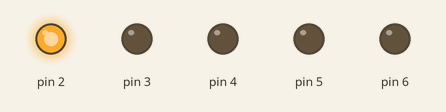
Recording of a sketch running on a simulated Arduino Uno, built with avr-gcc and run on an emulated ATmega328P. Parts: output pins drawn as LEDs (lit = HIGH).

Above: at 0.2 s.
At 1.2 s:
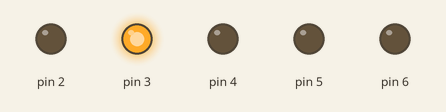
At 2.2 s:
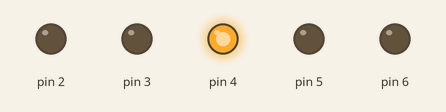
At 4.2 s:
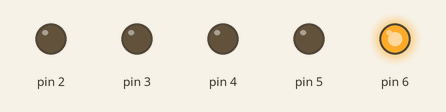
At 6.2 s:
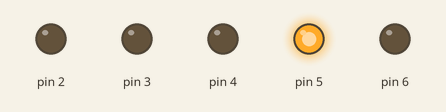
At 9.2 s:
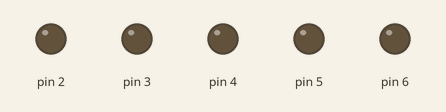
Timing chart, 0 to 9.8 s (numbered marks = the images above):
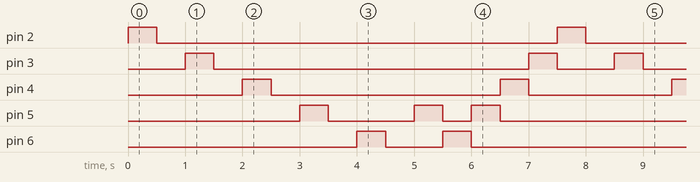

Measured:
- by itself, pin 2: alternates HIGH for 0.50 s and LOW for 7.0 s
- by itself, pin 3: repeats every 7.5 s: LOW 5.5 s, HIGH 0.50 s, LOW 1.0 s, HIGH 0.50 s
- by itself, pin 4: repeats every 7.5 s: LOW 4.0 s, HIGH 0.50 s, LOW 2.5 s, HIGH 0.50 s
- by itself, pin 5: repeats every 7.5 s: LOW 1.5 s, HIGH 0.50 s, LOW 0.50 s, HIGH 0.50 s, LOW 4.0 s, HIGH 0.50 s
- by itself, pin 6: repeats every 7.5 s: LOW 1.0 s, HIGH 0.50 s, LOW 5.5 s, HIGH 0.50 s

The sketch:

main.ino
```cpp
/*
- Project: Creating a blinking LED wave
- Alg:
  1) Turn on LED 1
  2) Wait half a second
  3) Turn off LED 1
  4) Turn on LED 2
  5) Wait half a second
  6) Turn off LED 2
  7) Continue until LED 5 is turned on, at which the process reverses from LEDs 5 to 1
  8) Repeat indefinitely
- Hardware:
  * Five LEDs
  * Five resistors
  * Various connection wires
  * One breadboard
  * Arduino and USB Cable
*/
void setup() {
  // LED control number set to output
  pinMode(2, OUTPUT);
  pinMode(3, OUTPUT);
  pinMode(4, OUTPUT);
  pinMode(5, OUTPUT);
  pinMode(6, OUTPUT);
}

void loop() {
  /* Forward */
  // LED 1
  digitalWrite(2, HIGH);
  delay(500);
  digitalWrite(2, LOW);
  delay(500);

  // LED 2
  digitalWrite(3, HIGH);
  delay(500);
  digitalWrite(3, LOW);
  delay(500);

  // LED 3
  digitalWrite(4, HIGH);
  delay(500);
  digitalWrite(4, LOW);
  delay(500);

  // LED 4
  digitalWrite(5, HIGH);
  delay(500);
  digitalWrite(5, LOW);
  delay(500);

  // LED 5
  digitalWrite(6, HIGH);
  delay(500);
  digitalWrite(6, LOW);
  delay(500);

  /* Backwards */
  // LED 1
  digitalWrite(4, LOW);
  digitalWrite(5, HIGH);
  delay(500);

  // LED 2
  digitalWrite(5, LOW);
  digitalWrite(6, HIGH);
  delay(500);

  // LED 3
  digitalWrite(6, LOW);
  digitalWrite(5, HIGH);
  delay(500);

  // LED 4
  digitalWrite(5, LOW);
  digitalWrite(4, HIGH);
  delay(500);

  // LED 5
  digitalWrite(4, LOW);
  digitalWrite(3, HIGH);
  delay(500);

  digitalWrite(3, LOW);
}
```
